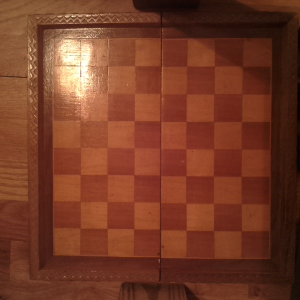
#> input picture image.jpg, 300 x 300 px
$ python chesscv.py image.jpg
#> lines starting #> are read from the running program, lines starting #| are printed output that depends on the picture
"""
@file chesscv.py
@brief
"""
import numpy as np
import sys
import cv2 as cv
import chess
from collections import defaultdict

def show_wait_destroy(winname, img):
    cv.imshow(winname, img)
    cv.moveWindow(winname, 500, 0)
    cv.waitKey(0)
    cv.destroyWindow(winname)

def rotate_image(image, angle):
    (cX, cY) = (image.shape[0] // 2, image.shape[1] // 2)
    rotation_matrix = cv.getRotationMatrix2D((cX, cY), angle, 1.0)
    rotate = np.copy(image)
    return cv.warpAffine(rotate, rotation_matrix, (image.shape[0], image.shape[1]))

def generate_grid_coordinates(x, y, s):
  coordinates = []
  for i in range(9):
    x0 = x + i * s
    for j in range(9):
      coordinates.append((x0, y + j * s))
  return coordinates

def generate_grids(center_corners, square_length):
  for Cx, Cy in center_corners:
    for s in range(square_length - 2, square_length + 3):
      for i in range(2,5):
        x = Cx - i * s
        for j in range(2,5):
          y = Cy - j * s
          yield generate_grid_coordinates(x, y, s), (x, y, s)

def get_center(image):
  center = np.copy(image)
  dim = center.shape[0]
  third = int(dim / 3)
  return center[third:dim - third, third:dim - third]

def overlap_match_score(corners, grid, params):
  corners = np.array(corners)
  grid = np.array(grid)
  distance_matrix = np.linalg.norm(corners[:, None, :] - grid[None, :, :], axis=-1)
  min_distances = np.min(distance_matrix, axis=0)
  return np.mean(min_distances)

class BoardDetector():
  def __init__(self, resize=300, display=False):
    self.resize = resize
    self.display = display

  def locate_squares(self, src):
    src = cv.resize(src, (self.resize, self.resize), interpolation=cv.INTER_AREA)

    if self.display:
      # Show source image
      cv.imshow("src", src)

    # Transform source image to gray if it is not already
    if len(src.shape) != 2:
      gray = cv.cvtColor(src, cv.COLOR_BGR2GRAY)
    else:
      gray = src
    # if the image is too dark, wait for camera to adjust

    if np.mean(gray) < 30:
      return None

    # Apply adaptiveThreshold at the bitwise_not of gray, notice the ~ symbol
    gray = cv.bitwise_not(gray)

    #increase contrast using CLAHE
    tile_size = self.resize // 100
    self.clahe = cv.createCLAHE(clipLimit=10.0, tileGridSize=(tile_size, tile_size))
    gray = self.clahe.apply(gray)
    gray = cv.bilateralFilter(gray,5,50,50)
    if self.display:
      show_wait_destroy("clahe", gray)

    # get the center 9th of the board
    center = get_center(gray)

    # get the board angle
    self.set_camera_angle(-np.degrees(self.get_board_angle(center, 50)))

    #rotate the image by that angle
    gray = self.rotate_image(gray)
    center = rotate_image(center, self.camera_angle)

    #find the best guess at square lengths
    square_length, center_corners = self.get_square_length(center)
    self.side_length = int(square_length * 8)

    #find all corners on the board
    all_corners = self.detect_corners(gray, square_length)

    grids = []
    best_grid = None
    best_params = None
    best_score = 1e6
    for grid, params in generate_grids(center_corners, square_length):
      if grid is None:
        continue
      score = overlap_match_score(all_corners, grid, params)
      if score < best_score:
        best_grid = grid
        best_params = params
        best_score = score
      grids.append((score, grid, params))
    ps = self.get_perspective_shift(gray, best_params)
    self.best_grid = best_grid
    if self.display:
      self.overlay_grid(gray, best_params, ps)
    x, y, s = best_params
    self.board_coords = (x - ps[0], x + 8 * s + ps[0], y - ps[0], y + 8 * s + ps[0])
    return best_params, ps

  def get_board_angle(self, orig_gray, threshold):
    """
    Finds the angular orientation of the board by looking at the center 9th
    of the image and detecting all the lines in that image. Filter for lines
    that are approximately vertical or horizontal and then convert the vertical
    angles into horizontal ones. Collect all angles and use the median angle as
    the best guess for the angle of the board
    """
    gray = np.copy(orig_gray)
    edges = np.copy(gray)
    #first detect edges using Canny
    edges = cv.Canny(edges, 100, 150, apertureSize = 3)
    if self.display:
      cv.imshow("edges", edges)
    # then detect lines using a Hough transform
    lines = cv.HoughLinesP(edges, 1, np.pi/180, threshold=threshold, minLineLength=10, maxLineGap=10)
    thetas = []
    for line in lines:
      x1, y1, x2, y2 = line[0]
      # calculate the angle of every line
      theta = np.arctan(np.divide(y2 - y1, x2 - x1))
      # There may be some noise, so filter all lines that aren't approximately vertical or horizontal
      if abs(theta) > 0.2 and abs(theta + np.pi/2) > 0.2:
        continue
      if self.display:
        cv.line(gray, (x1, y1), (x2, y2), 255, 1)
      # Convert all vertical angles into horizontal angles
      if abs(theta) > 0.2: # theta ~= -pi/2
        theta += np.pi/2
      thetas.append(theta)
    # if we didn't find any lines, then try again with half the threshold
    if not len(thetas):
      return get_hough_lines(gray, threshold//2)
    if self.display:
      show_wait_destroy("center_lines", gray)
    # The Hough transforma measures the angle in the opposite direction of
    # generate_grid, so take the negation here
    return -np.median(thetas)

  def get_square_length(self, orig_gray):
    """
    Finds the length/width of each square by looking at the center 9th of the
    image and detecting the 15 pixels that are most likely to be corners of
    a square. We assume that the board takes up more than 40% of each dimension
    and that it fits within the image. This function guesses that the side length
    of a square is the median of all distances that are found within greater than
    1/20 of the image (8/20=40%) and less than 1/8 of the board (8/8=100%)
    """
    gray = np.copy(orig_gray)
    # detect 15 most likely corners
    corners = cv.goodFeaturesToTrack(gray, 20, 0.0001, self.resize // 20)
    corners = np.int0(corners)
    # calculate distance from each corner to every other corner
    distances = []
    filtered_corners = []
    lo = self.resize // 20
    hi = (self.resize // 8) + 1
    for i, c0 in enumerate(corners):
      x0, y0 = c0.ravel()
      # filter out corners at edge of board
      if x0 < 5 or x0 > (self.resize // 3) - 5:
        continue
      if y0 < 5 or y0 > (self.resize // 3) - 5:
        continue
      if self.display:
        cv.circle(gray, (x0, y0), 3, 255, -1)
      for j, c1 in enumerate(corners):
        if j < i:
          continue
        x1, y1 = c1.ravel()
        # filter out corners at edge of board
        if x1 < 5 or x1 > (self.resize // 3) - 5:
          continue
        if y1 < 5 or y1 > (self.resize // 3) - 5:
          continue
        # filter for distances between lo and hi pixels
        x_dist = np.abs(x0 - x1)
        if x_dist > lo and x_dist < hi:
          distances.append(x_dist)
          filtered_corners.append((x0 + self.resize // 3, y0 + self.resize // 3))
        y_dist = np.abs(y0 - y1)
        if y_dist > lo and y_dist < hi:
          distances.append(y_dist)
          filtered_corners.append((x0 + self.resize // 3, y0 + self.resize // 3))
    if self.display:
      show_wait_destroy("center corners", gray)
      gray = np.copy(orig_gray)
      for x, y in filtered_corners:
        cv.circle(gray, (x - self.resize // 3, y - self.resize // 3), 3, 255, -1)
      show_wait_destroy("filtered_corners", gray)
    # take median of distances and multiply by 8 for entire board side length
    return int(np.median(distances)), list(set(filtered_corners))

  def detect_corners(self, gray, square_length):
    """
    Detect all corners in the grayscale image, and make sure they are all at least
    square_length - 1 apart.
    """
    image = np.copy(gray)
    corners = cv.goodFeaturesToTrack(gray, 120, 0.001, square_length - 1)
    corners = np.int0(corners)
    all_corners = []
    tan_theta = np.tan(np.radians(self.camera_angle))
    border = 3
    for i, c in enumerate(corners):
      x, y = c.ravel()
      if x <= max(border, (y-self.resize/2) * tan_theta + border):
        continue
      elif x >= min(self.resize - border, self.resize - (self.resize/2 - y) * tan_theta - border):
        continue
      elif y <= max(border, (x - self.resize/2) * tan_theta + border):
        continue
      elif y >= min(self.resize - border, self.resize - (self.resize/2 - x) * tan_theta - border):
        continue
      all_corners.append((x, y))
      if self.display:
        cv.circle(image, (x, y), 2, 255, -1)
    if self.display:
      show_wait_destroy("all_corners", image)
    return all_corners

  def get_perspective_shift(self, gray, board_params):
    """
    Since the center of the board is closer to the camera than the rest of the board,
    outer squares can be more dilated than the center squares. This function uses the empty
    squares on ranks 3:6 to determine how many more pixels to include for outer squares
    based on how far they are from the center.
    """
    x, y, s = board_params
    #first look at squares that are 2 in from the edge. c3:c6 and f3:f6
    perspective_shift = defaultdict(int)
    for j in reversed(range(4)):
      shift_values = []
      for i in range(2, 6):
        x_lo = x + i * s
        x_hi = x + (i+1) * s
        for upper in [True, False]:
          y_lo = y + j * s + perspective_shift[j+1] if upper else y + (7-j) * s
          y_hi = y + (j+1) * s - perspective_shift[j+1] if upper else y + (8-j) * s
          line_averages = []
          for y0 in range(y_lo, y_hi):
            line_averages.append(np.mean(gray[y0, x_lo:x_hi]))
          mean = np.mean(line_averages)
          std = np.std(line_averages)
          for k in range(10):
            if abs((np.mean(gray[(y_lo -k) if upper else (y_hi + k), x_lo:x_hi]) - mean) / std) > 2.0:
              shift_values.append(k)
              break
      perspective_shift[j] = int(np.mean(shift_values))
    return perspective_shift

  def set_camera_angle(self, angle):
    (cX, cY) = (self.resize // 2, self.resize // 2)
    self.rotation_matrix = cv.getRotationMatrix2D((cX, cY), angle, 1.0)
    self.camera_angle = angle

  def rotate_image(self, image):
    rotate = np.copy(image)
    return cv.warpAffine(rotate, self.rotation_matrix, (self.resize, self.resize))

  def crop_to_board(self, image):
    x_lo, x_hi, y_lo, y_hi = self.board_coords
    return image[y_lo:y_hi, x_lo:x_hi]

  def overlay_grid(self, image, params, perspective_shift):
    overlay = np.copy(image)
    x, y ,s = params
    for i in range(8):
      p_i = min(i, 7-i)
      lo_shift = -perspective_shift[p_i] if i < 4 else perspective_shift[p_i + 1]
      hi_shift = -perspective_shift[p_i + 1] if i < 4 else perspective_shift[p_i]
      x_lo = x + i * s + lo_shift
      x_hi = x + (i + 1) * s + hi_shift
      for j in range(8):
        p_j = min(j, 7-j)
        lo_shift = -perspective_shift[p_j] if j < 4 else perspective_shift[p_j + 1]
        hi_shift = -perspective_shift[p_j + 1] if j < 4 else perspective_shift[p_j]
        y_lo = y + j * s + lo_shift
        y_hi = y + (j + 1) * s + hi_shift
        cv.circle(overlay, (x_lo, y_lo), 3, 255, -1)
        cv.circle(overlay, (x_lo, y_hi), 3, 255, -1)
        cv.circle(overlay, (x_hi, y_lo), 3, 255, -1)
        cv.circle(overlay, (x_hi, y_hi), 3, 255, -1)
    show_wait_destroy('overlay', overlay)

  def transform_image(self, image, gray=True):
    if len(image.shape) != 2 and gray:
      image = cv.cvtColor(image, cv.COLOR_BGR2GRAY)
    image = cv.resize(image, (self.resize, self.resize), interpolation=cv.INTER_AREA)
    if gray:
      image = self.clahe.apply(image)
    image = self.rotate_image(image)
    image = self.crop_to_board(image)
    return image

if __name__ == "__main__":
  # [load_image]
  # Check number of arguments
  argv = sys.argv[1:]
  if len(argv) < 1:
    print ('Not enough parameters')
    print ('Usage:\nchesscv.py < path_to_image >')
  # Load the image
  src = cv.imread(argv[0], cv.IMREAD_COLOR)
#> src is the input picture: shape (300, 300, 3); mean B, G, R 38, 59.1, 117.8
  # Check if image is loaded fine
  if src is None:
    print ('Error opening image: ' + argv[0])
  display = False
  if len(argv) == 2:
    display = argv[1] == "--display"
  chessboard = BoardDetector(300, display)
  chessboard.locate_squares(src)
#> in locate_squares, `gray = cv.cvtColor(src, cv.COLOR_BGR2GRAY)`:
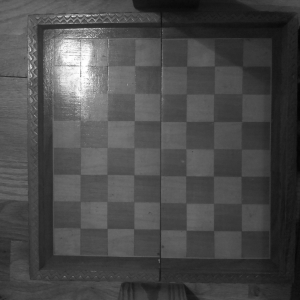
#> gray: shape (300, 300); min 3, max 254, mean 74.3
#> in locate_squares, `gray = cv.bitwise_not(gray)`:
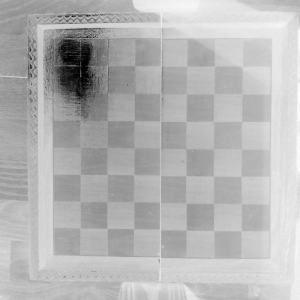
#> gray: shape (300, 300); min 1, max 252, mean 180.7
#> in locate_squares, `gray = self.clahe.apply(gray)`:
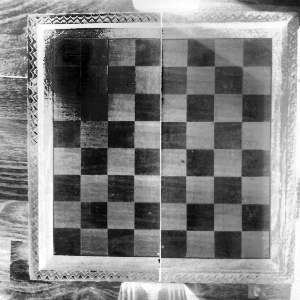
#> gray: shape (300, 300); min 0, max 255, mean 130.7
#> in get_center, `return center[third:dim - third, third:dim - third]`:
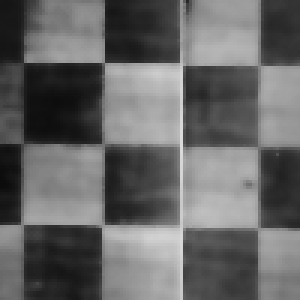
#> returned value: shape (100, 100) (shown 3 times larger); min 12, max 220, mean 102.1
#> in get_board_angle, `edges = cv.Canny(edges, 100, 150, apertureSize = 3)`:
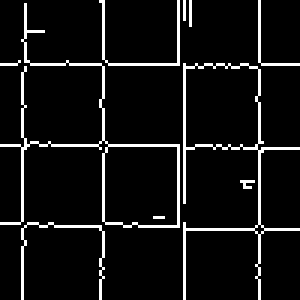
#> edges: shape (100, 100) (shown 3 times larger); 7.3% white in thin lines or dots
#> in get_board_angle, `lines = cv.HoughLinesP(edges, 1, np.pi/180, threshold=threshold, minLi..`: lines = [[86, 99, 86, 0], [34, 92, 34, 0], [0, 21, 99, 21], [61, 99, 61, 22], [7, 96, 8, 35], [0, 48, 85, 48]]
#> the loop in get_board_angle, `for line in lines:` made 6 passes
#> (x1, y1, x2, y2, theta) on passes 1 to 6: (86, 99, 86, 0, 0), (34, 92, 34, 0, 0), (0, 21, 99, 21, 0), (61, 99, 61, 22, 0), (7, 96, 8, 35, 0.0164), (0, 48, 85, 48, 0)
#> after the loop in get_board_angle, `for line in lines:`: thetas = [0, 0, 0, 0, 0.0164, 0]
#> in set_camera_angle, `(cX, cY) = (self.resize // 2, self.resize // 2)`: cX = 150
#> in set_camera_angle, `self.rotation_matrix = cv.getRotationMatrix2D((cX, cY), angle, 1.0)`: self.rotation_matrix = [[1, 0, 0], [0, 1, 0]]
#> in set_camera_angle, `self.camera_angle = angle`: self.camera_angle = 0
#> in rotate_image, `rotation_matrix = cv.getRotationMatrix2D((cX, cY), angle, 1.0)`: rotation_matrix = [[1, 0, 0], [0, 1, 0]]
#> in get_square_length, `corners = cv.goodFeaturesToTrack(gray, 20, 0.0001, self.resize // 20)`: corners = 20 rows, first 8: [35, 20], [62, 22], [8, 20], [6, 74], [35, 76], [62, 76], [33, 47], [62, 48]
#> the loop in get_square_length, `for i, c0 in enumerate(corners):` made 20 passes
#> (x0, y0) on passes 1 to 12: (35, 20), (62, 22), (8, 20), (6, 74), (35, 76), (62, 76), (33, 47), (62, 48), (87, 75), (87, 21), (87, 50), (7, 48)
#> after the loop in get_square_length, `for i, c0 in enumerate(corners):`: distances = 104 values, max 36 at index 12, min 16 at index 38, mean 25.51; filtered_corners = 104 pairs, first value 106 to 187, second value 120 to 194
#> in locate_squares, `square_length, center_corners = self.get_square_length(center)`: square_length = 26; center_corners = [(187, 190), (106, 174), (135, 120), (133, 147), (107, 148), (162, 148), (152, 164), (113, 194), (162, 122), (187, 121), (187, 150), (171, 135), (135, 176), (162, 176), (108, 120), (187, 175)]
#> in locate_squares, `self.side_length = int(square_length * 8)`: self.side_length = 208
#> in detect_corners, `corners = cv.goodFeaturesToTrack(gray, 120, 0.001, square_length - 1)`: corners = 112 rows, first 8: [54, 254], [162, 256], [26, 77], [56, 30], [30, 279], [36, 133], [135, 120], [35, 50]
#> in detect_corners, `tan_theta = np.tan(np.radians(self.camera_angle))`: tan_theta = 0
#> the loop in detect_corners, `for i, c in enumerate(corners):` made 112 passes
#> after the loop in detect_corners, `for i, c in enumerate(corners):`: all_corners = 107 pairs, first value 4 to 296, second value 4 to 295
#> the loop in locate_squares, `for grid, params in generate_grids(center_corners, square_length):` made 720 passes
#> (score, best_params, best_score) on passes 1, 2, 3, 5, 6, 9, 53, 56, 57, 60, 65, 66: (20.78, (139, 142, 24), 20.78), (16.44, (139, 118, 24), 16.44), (14.58, (139, 94, 24), 14.58), (13.23, (115, 118, 24), 13.23), (11.37, (115, 94, 24), 11.37), (11.16, (91, 94, 24), 11.16), (11.15, (10, 102, 24), 11.15), (10.38, (56, 99, 25), 10.38), (10.14, (56, 74, 25), 10.14), (9.74, (31, 74, 25), 9.74), (8.49, (54, 96, 26), 8.49), (7.35, (54, 70, 26), 7.35)
#> (params, score) on passes 4, 7, 8, 10, 11, 12: ((115, 142, 24), 17.74), ((91, 142, 24), 17.13), ((91, 118, 24), 12.74), ((137, 140, 25), 23.02), ((137, 115, 25), 18.12), ((137, 90, 25), 15.9)
#> pass 1, in overlap_match_score, `distance_matrix = np.linalg.norm(corners[:, None, :] - grid[None, :, :..`:
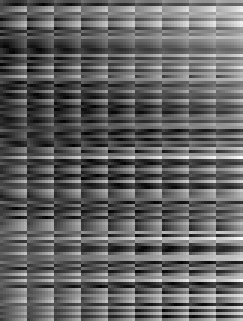
#> distance_matrix: shape (107, 81) float64 (shown 3 times larger); min 0, max 440.6, mean 170.9; drawn with min black and max white
#> pass 3, in overlap_match_score (call 3), `distance_matrix = np.linalg.norm(corners[:, None, :] - grid[None, :, :..`:
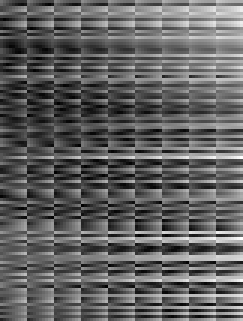
#> distance_matrix: shape (107, 81) float64 (shown 3 times larger); min 0, max 407.3, mean 155.6; drawn with min black and max white
#> after the loop in locate_squares, `for grid, params in generate_grids(center_corners, square_length):`: best_grid = 81 pairs, first value 53 to 269, second value 40 to 256; best_score = 4.86; grids = 720 items
#> in get_perspective_shift, `x, y, s = board_params`: x = 53; y = 40; s = 27
#> after the loop in get_perspective_shift, `for j in reversed(range(4)):`: perspective_shift = {4: 0, 3: 0, 2: 0, 1: 0, 0: 1}
#> in locate_squares, `self.best_grid = best_grid`: self.best_grid has the same summary as best_grid
#> in locate_squares, `x, y, s = best_params`: x = 53; y = 40; s = 27
#> in locate_squares, `self.board_coords = (x - ps[0], x + 8 * s + ps[0], y - ps[0], y + 8 * ..`: self.board_coords = (52, 270, 39, 257)
